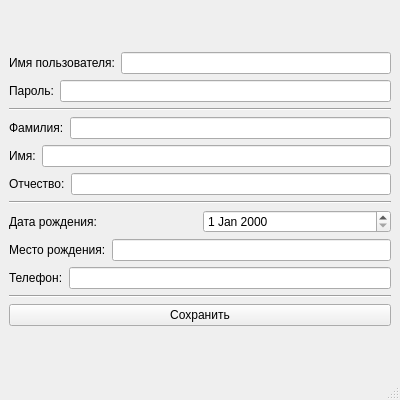
<?xml version="1.0" encoding="UTF-8"?>
<ui version="4.0">
 <class>MainWindow</class>
 <widget class="QMainWindow" name="MainWindow">
  <property name="geometry">
   <rect>
    <x>0</x>
    <y>0</y>
    <width>400</width>
    <height>400</height>
   </rect>
  </property>
  <property name="windowTitle">
   <string>Регистрация</string>
  </property>
  <widget class="QWidget" name="centralwidget">
   <layout class="QVBoxLayout" name="verticalLayout_2">
    <item>
     <layout class="QVBoxLayout" name="verticalLayout">
      <item>
       <layout class="QVBoxLayout" name="verticalLayout_6">
        <item>
         <layout class="QHBoxLayout" name="horizontalLayout">
          <item>
           <widget class="QLabel" name="username_label">
            <property name="text">
             <string>Имя пользователя:</string>
            </property>
           </widget>
          </item>
          <item>
           <widget class="QLineEdit" name="username_edit"/>
          </item>
         </layout>
        </item>
        <item>
         <layout class="QHBoxLayout" name="horizontalLayout_2">
          <item>
           <widget class="QLabel" name="password_label">
            <property name="text">
             <string>Пароль:</string>
            </property>
           </widget>
          </item>
          <item>
           <widget class="QLineEdit" name="password_edit">
            <property name="echoMode">
             <enum>QLineEdit::Password</enum>
            </property>
           </widget>
          </item>
         </layout>
        </item>
       </layout>
      </item>
      <item>
       <widget class="Line" name="line">
        <property name="orientation">
         <enum>Qt::Horizontal</enum>
        </property>
       </widget>
      </item>
      <item>
       <layout class="QVBoxLayout" name="verticalLayout_5">
        <item>
         <layout class="QHBoxLayout" name="horizontalLayout_5">
          <item>
           <widget class="QLabel" name="last_name_label">
            <property name="text">
             <string>Фамилия:</string>
            </property>
           </widget>
          </item>
          <item>
           <widget class="QLineEdit" name="last_name_edit"/>
          </item>
         </layout>
        </item>
        <item>
         <layout class="QHBoxLayout" name="horizontalLayout_3">
          <item>
           <widget class="QLabel" name="name_label">
            <property name="text">
             <string>Имя:</string>
            </property>
           </widget>
          </item>
          <item>
           <widget class="QLineEdit" name="name_edit"/>
          </item>
         </layout>
        </item>
        <item>
         <layout class="QHBoxLayout" name="horizontalLayout_4">
          <item>
           <widget class="QLabel" name="patronymic_label">
            <property name="text">
             <string>Отчество:</string>
            </property>
           </widget>
          </item>
          <item>
           <widget class="QLineEdit" name="patronymic_edit"/>
          </item>
         </layout>
        </item>
       </layout>
      </item>
      <item>
       <widget class="Line" name="line_2">
        <property name="orientation">
         <enum>Qt::Horizontal</enum>
        </property>
       </widget>
      </item>
      <item>
       <layout class="QVBoxLayout" name="verticalLayout_3">
        <item>
         <layout class="QHBoxLayout" name="horizontalLayout_7">
          <item>
           <widget class="QLabel" name="birthdate_label">
            <property name="text">
             <string>Дата рождения:</string>
            </property>
           </widget>
          </item>
          <item>
           <widget class="QDateEdit" name="birthdate_edit"/>
          </item>
         </layout>
        </item>
        <item>
         <layout class="QHBoxLayout" name="horizontalLayout_6">
          <item>
           <widget class="QLabel" name="birthplace_label">
            <property name="text">
             <string>Место рождения:</string>
            </property>
           </widget>
          </item>
          <item>
           <widget class="QLineEdit" name="birthplace_edit"/>
          </item>
         </layout>
        </item>
        <item>
         <layout class="QHBoxLayout" name="horizontalLayout_8">
          <item>
           <widget class="QLabel" name="phone_label">
            <property name="text">
             <string>Телефон:</string>
            </property>
           </widget>
          </item>
          <item>
           <widget class="QLineEdit" name="phone_edit"/>
          </item>
         </layout>
        </item>
       </layout>
      </item>
      <item>
       <widget class="Line" name="line_3">
        <property name="orientation">
         <enum>Qt::Horizontal</enum>
        </property>
       </widget>
      </item>
      <item>
       <layout class="QVBoxLayout" name="verticalLayout_4">
        <item>
         <widget class="QPushButton" name="save_button">
          <property name="text">
           <string>Сохранить</string>
          </property>
         </widget>
        </item>
       </layout>
      </item>
     </layout>
    </item>
   </layout>
  </widget>
  <widget class="QMenuBar" name="menubar">
   <property name="geometry">
    <rect>
     <x>0</x>
     <y>0</y>
     <width>400</width>
     <height>22</height>
    </rect>
   </property>
  </widget>
  <widget class="QStatusBar" name="statusbar"/>
 </widget>
 <resources/>
 <connections/>
</ui>
